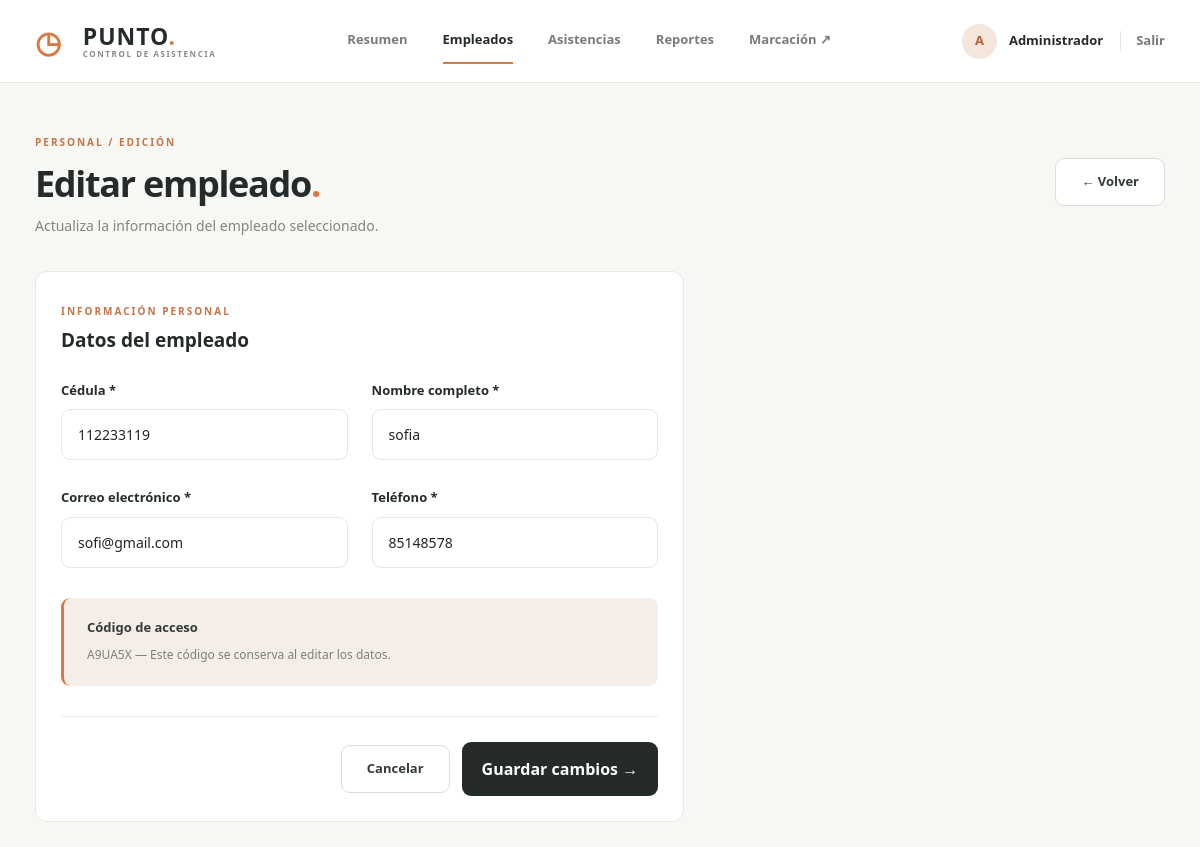
The page /admin/editar_empleado.php?id=2 (signed in) on the database its author committed.
### tables this page shows
CREATE TABLE `empleados` (
  `id` int(11) NOT NULL,
  `cedula` varchar(25) NOT NULL,
  `nombre` varchar(150) NOT NULL,
  `correo` varchar(150) NOT NULL,
  `telefono` varchar(25) NOT NULL,
  `codigo_acceso` varchar(6) NOT NULL,
  `estado` enum('Activo','Inactivo') NOT NULL DEFAULT 'Activo',
  `fecha_registro` datetime NOT NULL DEFAULT current_timestamp()
);

### admin/editar_empleado.php (the view, shortened to what this page needs)
<?php
require_once __DIR__ . "/../config/conexion.php";
function escapar($valor) {
    return htmlspecialchars((string)$valor, ENT_QUOTES, "UTF-8");
}
$id = filter_input(INPUT_GET, "id", FILTER_VALIDATE_INT);
$stmt = $conn->prepare(
    "SELECT * FROM empleados WHERE id = ? LIMIT 1"
);
$stmt->bind_param("i", $id);
$stmt->execute();
$empleado = $stmt->get_result()->fetch_assoc();
?>
<!DOCTYPE html>
<html lang="es">
<head>
    <link
        href="https://cdn.jsdelivr.net/npm/bootstrap@5.3.3/dist/css/bootstrap.min.css"
        rel="stylesheet"
    >
    <link rel="stylesheet" href="../css/estilos.css">
</head>
<body class="panel-body">
<?php require __DIR__ . "/includes/header.php"; ?>
<main class="panel-main container-fluid">
    <div class="panel-titulo">
        <div>
            <span class="seccion-etiqueta">
                PERSONAL / EDICIÓN
            </span>
            <h1>Editar empleado<span>.</span></h1>
            <p>
                Actualiza la información del empleado seleccionado.
            </p>
        </div>
        <a href="empleados.php" class="btn-limpiar">
            ← Volver
        </a>
    </div>
    <div class="row">
        <div class="col-lg-8 col-xl-7">
            <section class="panel-bloque">
                <div class="bloque-encabezado">
                    <div>
                        <span class="seccion-etiqueta">
                            INFORMACIÓN PERSONAL
                        </span>
                        <h2>Datos del empleado</h2>
                    </div>
                </div>
                <form method="POST">
                    <div class="row g-4">
                        <div class="col-md-6">
                            <label for="cedula" class="form-label">
                                Cédula *
                            </label>
                            <input
                                type="text"
                                id="cedula"
                                name="cedula"
                                class="form-control"
                                maxlength="25"
                                value="<?= escapar($empleado["cedula"]) ?>"
                                required
                            >
                        </div>
                        <div class="col-md-6">
                            <label for="nombre" class="form-label">
                                Nombre completo *
                            </label>
                            <input
                                type="text"
                                id="nombre"
                                name="nombre"
                                class="form-control"
                                maxlength="150"
                                value="<?= escapar($empleado["nombre"]) ?>"
                                required
                            >
                        </div>
                        <div class="col-md-6">
                            <label for="correo" class="form-label">
                                Correo electrónico *
                            </label>
                            <input
                                type="email"
                                id="correo"
                                name="correo"
                                class="form-control"
                                maxlength="150"
                                value="<?= escapar($empleado["correo"]) ?>"
                                required
                            >
                        </div>
                        <div class="col-md-6">
                            <label for="telefono" class="form-label">
                                Teléfono *
                            </label>
                            <input
                                type="tel"
                                id="telefono"
                                name="telefono"
                                class="form-control"
                                maxlength="25"
                                value="<?= escapar($empleado["telefono"]) ?>"
                                required
                            >
                        </div>
                    </div>
                    <div class="codigo-aviso">
                        <strong>Código de acceso</strong>
                        <p>
                            <?= escapar($empleado["codigo_acceso"]) ?>
                            — Este código se conserva al editar los datos.
                        </p>
                    </div>
                    <div class="form-acciones">
                        <a href="empleados.php" class="btn-limpiar">
                            Cancelar
                        </a>
                        <button type="submit" class="btn btn-acceso">
                            Guardar cambios →
                        </button>
                    </div>
                </form>
            </section>
        </div>
    </div>
</main>
</body>
</html>

### css/estilos.css (style rules this page uses)
:root { --grafito: #252b2b; --grafito-suave: #414846; --naranja: #d87943; --naranja-hover: #bc6332; --fondo: #f7f7f4; --blanco: #ffffff; --texto-suave: #777d79; --borde: #e5e7e3; }
* { box-sizing: border-box; }
body { margin: 0; font-family: "Segoe UI", Arial, sans-serif; color: var(--grafito); }
.form-label { font-size: 13px; font-weight: 600; margin-bottom: 9px; }
.form-control { border: 1px solid var(--borde); background: var(--blanco); border-radius: 9px; padding: 14px 16px; font-size: 14px; min-height: 51px; }
.btn-acceso { background: var(--grafito); color: white; border: none; padding: 15px 20px; border-radius: 9px; font-weight: 600; display: flex; justify-content: space-between; align-items: center; transition: background .2s, transform .2s; }
.panel-body { background: #f7f7f4; color: #252b2b; min-height: 100vh; }
.panel-main { max-width: 1450px; padding: 45px 35px 25px; }
.panel-titulo { display: flex; justify-content: space-between; align-items: center; gap: 20px; margin-bottom: 35px; }
.seccion-etiqueta { font-size: 10px; font-weight: 800; letter-spacing: 2px; color: #c37448; }
.panel-titulo h1 { font-size: clamp(27px, 3vw, 39px); font-weight: 750; letter-spacing: -1.3px; margin: 10px 0; }
.panel-titulo h1 span { color: #d87943; }
.panel-titulo p { color: #818681; font-size: 14px; margin: 0; }
.panel-bloque { background: white; border: 1px solid #e8e8e3; border-radius: 12px; padding: 25px; height: 100%; }
.bloque-encabezado { display: flex; align-items: center; justify-content: space-between; gap: 15px; margin-bottom: 25px; }
.bloque-encabezado h2 { font-size: 19px; font-weight: 700; margin: 8px 0 0; }
.codigo-aviso { margin-top: 30px; padding: 20px 23px; border-radius: 9px; background: #f5eee8; border-left: 3px solid #d87943; }
.codigo-aviso strong { display: block; color: #343a36; font-size: 13px; margin-bottom: 8px; }
.codigo-aviso p { color: #7b817b; font-size: 12px; line-height: 1.7; margin: 0; }
.form-acciones { display: flex; align-items: center; justify-content: flex-end; gap: 12px; margin-top: 30px; padding-top: 25px; border-top: 1px solid #ecece8; }
.form-acciones .btn-acceso { display: inline-flex; gap: 20px; width: auto; }
.btn-limpiar { background: #ffffff; color: #343b38; border: 1px solid #deded9; border-radius: 9px; padding: 13px 25px; font-size: 13px; font-weight: 600; text-decoration: none; display: inline-flex; align-items: center; justify-content: center; transition: all 0.2s ease; }

### rows shown on the page
empleados: cedula "112233119", nombre "sofia", correo "sofi@gmail.com", telefono "85148578", codigo_acceso "A9UA5X"

### other values the page prints
$inicialAdmin "A"
$nombreAdmin "Administrador"
